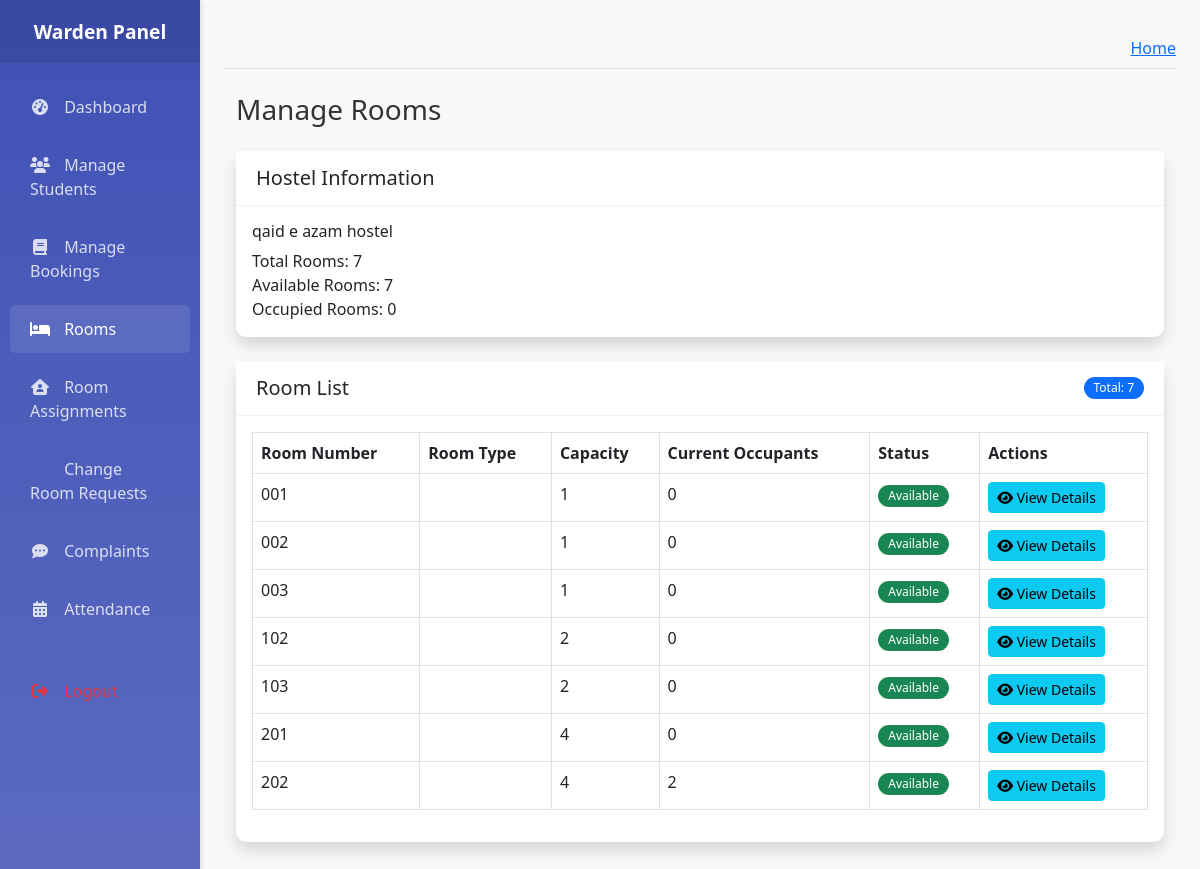
The app's page /warden/rooms/ (signed in), older data.
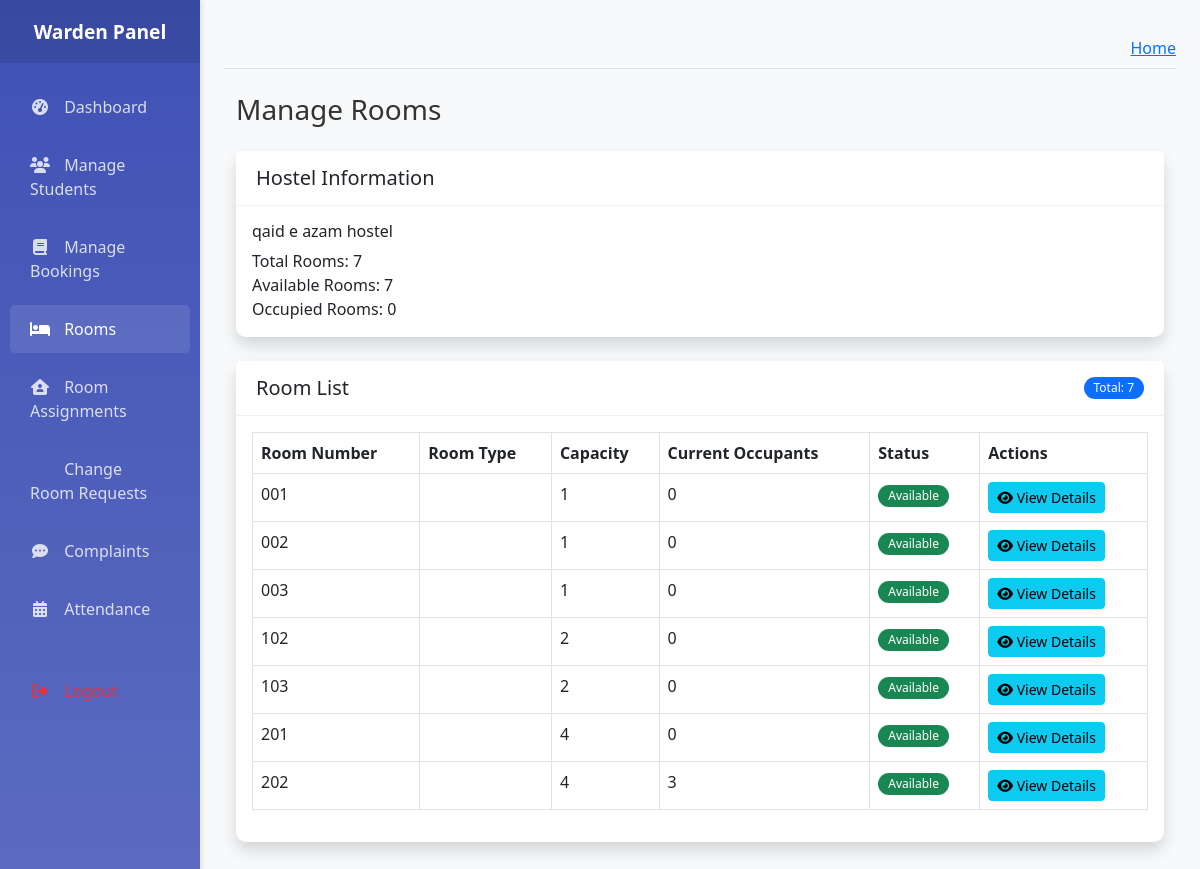
The same page, newer data.
### coustom_admin/models.py (models this page shows, shortened)
class Rooms(models.Model):
    ROOM_TYPES = [
        ('Single', 'Single'),
        ('Double', 'Double'),
        ('Triple', 'Triple'),
        ('Quad', 'Quad'),
    ]
    ROOM_STATUS = [
        ('Available', 'Available'),
        ('Occupied', 'Occupied'),
        ('Maintenance', 'Maintenance'),
    ]
    hostel = models.ForeignKey(Hostels, on_delete=models.CASCADE, related_name='rooms')
    room_number = models.CharField(max_length=10)
    room_type = models.CharField(max_length=20, choices=ROOM_TYPES)
    capacity = models.PositiveIntegerField(default=1, validators=[MinValueValidator(1), MaxValueValidator(4)])
    current_occupants = models.PositiveIntegerField(default=0, editable=False)
    status = models.CharField(max_length=20, choices=ROOM_STATUS, default='Available')
    rent = models.DecimalField(max_digits=10, decimal_places=2, default=0.00)
    description = models.TextField(blank=True, null=True)
    floor_number = models.PositiveIntegerField()
    created_at = models.DateTimeField(auto_now_add=True)
    updated_at = models.DateTimeField(auto_now=True)
    class Meta:
        verbose_name_plural = "Rooms"
        ordering = ['floor_number', 'room_number']
        unique_together = ['hostel', 'room_number']

### warden/views.py (the view)
# urls.py: path('rooms/', views.manage_rooms, name='manage_rooms'),
@login_required
@user_passes_test(lambda u: hasattr(u, 'warden_profile'))
def manage_rooms(request):
    warden_profile = request.user.warden_profile
    assigned_hostel = HostelWardens.objects.filter(warden=warden_profile).first().hostel if HostelWardens.objects.filter(warden=warden_profile).exists() else None
    if not assigned_hostel:
        messages.error(request, 'You are not assigned to any hostel.')
        return redirect('warden:dashboard')
    rooms = Rooms.objects.filter(hostel=assigned_hostel).order_by('room_number')
    available_rooms_count = sum(1 for room in rooms if room.current_occupants < room.capacity)
    total_rooms_count = rooms.count()
    occupied_rooms_count = total_rooms_count - available_rooms_count
    context = {
        'page_title': 'Manage Rooms',
        'hostel': assigned_hostel,
        'rooms': rooms,
        'total_rooms': total_rooms_count,
        'available_rooms': available_rooms_count,
        'occupied_rooms': occupied_rooms_count,
    }
    return render(request, 'warden/warden_rooms.html', context)

### warden/templates/warden/warden_rooms.html (shortened to what this page needs)
{% extends 'warden/warden_base.html' %}
{% load static %}
{% block content %}
<div class="container-fluid mt-4">
    <h1 class="h3 mb-4 text-gray-800">Manage Rooms</h1>
    <div class="card shadow mb-4">
        <div class="card-header">
            <h5 class="card-title mb-0">Hostel Information</h5>
        </div>
        <div class="card-body">
            <h6>{{ hostel.name }}</h6>
            <p class="mb-0">Total Rooms: {{ total_rooms }}</p>
            <p class="mb-0">Available Rooms: {{ available_rooms }}</p>
            <p class="mb-0">Occupied Rooms: {{ occupied_rooms }}</p>
        </div>
    </div>
    <div class="card shadow mb-4">
        <div class="card-header d-flex justify-content-between align-items-center">
            <h5 class="card-title mb-0">Room List</h5>
            <span class="badge bg-primary">Total: {{ total_rooms }}</span>
        </div>
        <div class="card-body">
            <div class="table-responsive">
                <table class="table table-bordered table-hover" id="roomsTable" width="100%" cellspacing="0">
                    <thead>
                        <tr>
                            <th>Room Number</th>
                            <th>Room Type</th>
                            <th>Capacity</th>
                            <th>Current Occupants</th>
                            <th>Status</th>
                            <th>Actions</th>
                        </tr>
                    </thead>
                    <tbody>
                        {% for room in rooms %}
                        <tr>
                            <td>{{ room.room_number }}</td>
                            <td>{{ room.room_type.name }}</td>
                            <td>{{ room.capacity }}</td>
                            <td>{{ room.current_occupants }}</td>
                            <td>
                                {% if room.current_occupants < room.capacity %}
                                    <span class="badge bg-success">Available</span>
                                {% else %}
                                    <span class="badge bg-danger">Occupied</span>
                                {% endif %}
                            </td>
                            <td>
                                <button type="button" class="btn btn-info btn-sm" data-bs-toggle="modal" data-bs-target="#roomDetailsModal{{ room.id }}">
                                    <i class="fas fa-eye"></i> View Details
                                </button>
                            </td>
                        </tr>
                        {% empty %}
                        <tr>
                            <td colspan="6" class="text-center">No rooms found for this hostel.</td>
                        </tr>
                        {% endfor %}
                    </tbody>
                </table>
            </div>
        </div>
    </div>
</div>
{% endblock content %}

Row changes from the older to the newer data that the page shows:
changed Rooms (number 7 of 7 on the later page): current_occupants "2" → "3"
